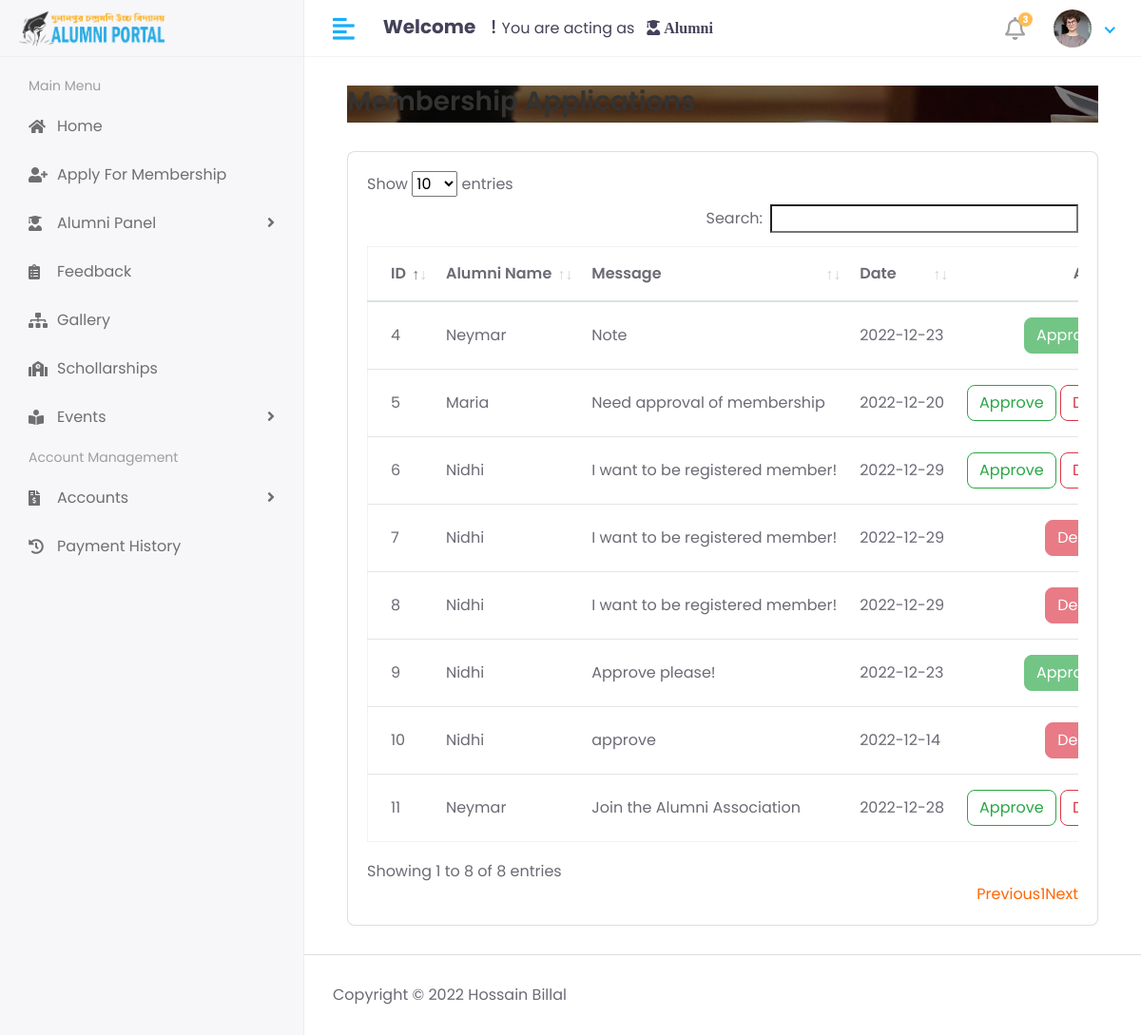
Page /hod/alumni/membership_applications on the committed database.
### app/models.py (models this page shows, shortened)
class ApplyForMembership(models.Model):
    alum_id = models.ForeignKey(Alumni, on_delete=models.CASCADE)
    date = models.CharField(max_length=100)
    note = models.TextField(blank=True, max_length=500)
    status = models.IntegerField(default=0)
    created_at = models.DateTimeField(auto_now_add=True)
    updated_at = models.DateTimeField(auto_now_add=True)

class Alumni(models.Model):
    admin = models.OneToOneField(CustomUser, on_delete=models.CASCADE)
    address = models.TextField(default=None)
    gender = models.CharField(max_length=100)
    passing_year = models.CharField(max_length=20, null=True)
    phone = models.CharField(max_length=30, null=True)
    created_at = models.DateTimeField(auto_now_add=True)
    updated_at = models.DateTimeField(auto_now=True)

class CustomUser(AbstractUser):
    USER = (
        (1, 'HOD'),
        (2, 'STAFF'),
        (3, 'ALUMNI'),
    )
    user_type = models.CharField(
        choices=USER,
        max_length=50,
        default=1
    )
    profile_pic = models.ImageField(
        upload_to='media/profile_pic'
    )

### webapp/Hod_Views.py (the view)
# urls.py: path('hod/alumni/membership_applications', Hod_Views.membershipApplications, name="membership_applications"),
def membershipApplications(request):
    membership_apps = ApplyForMembership.objects.all()
    context = {
        'membership_apps': membership_apps,
    }
    return render(request, 'hod/membership_applications.html', context)

### templates/hod/membership_applications.html (shortened to what this page needs)
{% extends 'base.html' %}
{% block content %}
    <div class="content container-fluid">
        <div class="page-header">
            <div class="row align-items-center">
                <div class="col">
                    <h3 class="page-title">Membership Applications</h3>
                </div>
            </div>
        </div>
    <div class="row">
            <div class="col-sm-12">
                <div class="card card-table">
                    <div class="card-body">
                        <div class="table-responsive">
                            <table id="table_id" class="table table-hover table-center mb-0">
                                <thead>
                                <tr>
                                    <th>ID</th>
                                    <th>Alumni Name</th>
                                    <th>Message</th>
                                    <th>Date</th>
                                    <th class="text-right">Action</th>
                                </tr>
                                </thead>
                                <tbody>
                                {% for j in membership_apps %}
                                    <tr>
                                        <td>{{ j.id }}</td>
                                        <td>{{ j.alum_id.admin.first_name }}</td>
                                        <td>{{ j.note }}</td>
                                        <td>{{ j.date }}</td>
                                        <td class="text-right">
                                            <div class="actions">
                                                {% if j.status == 0 %}
                                                <a href="{% url 'membership_approved' j.id %}" class="btn btn-outline-success">Approve</a>
                                                <a href="{% url 'membership_denied' j.id %}" class="btn btn-outline-danger">Deny</a>
                                                {% elif j.status == 1 %}
                                                <button class="btn btn-success" disabled="disabled">Approved</button>
                                                {% else %}
                                                <button class="btn btn-danger" disabled="disabled">Denied</button>
                                                {% endif %}
                                            </div>
                                        </td>
                                    </tr>
                                {% endfor %}
                                </tbody>
                            </table>
                        </div>
                    </div>
                </div>
            </div>
        </div>
    </div>
{% endblock %}

### rows in the picture
ApplyForMembership: id "4", alum_id.admin.first_name "Neymar", note "Note", date "2022-12-23", status "Approved"
ApplyForMembership: id "5", alum_id.admin.first_name "Maria", note "Need approval of membership", date "2022-12-20", status "Approve"
ApplyForMembership: id "6", alum_id.admin.first_name "Nidhi", note "I want to be registered member!", date "2022-12-29", status "Approve"
ApplyForMembership: id "7", alum_id.admin.first_name "Nidhi", note "I want to be registered member!", date "2022-12-29", status "Denied"
ApplyForMembership: id "8", alum_id.admin.first_name "Nidhi", note "I want to be registered member!", date "2022-12-29", status "Denied"
ApplyForMembership: id "9", alum_id.admin.first_name "Nidhi", note "Approve please!", date "2022-12-23", status "Approved"
ApplyForMembership: id "10", alum_id.admin.first_name "Nidhi", note "approve", date "2022-12-14", status "Denied"
ApplyForMembership: id "11", alum_id.admin.first_name "Neymar", note "Join the Alumni Association", date "2022-12-28", status "Approve"
